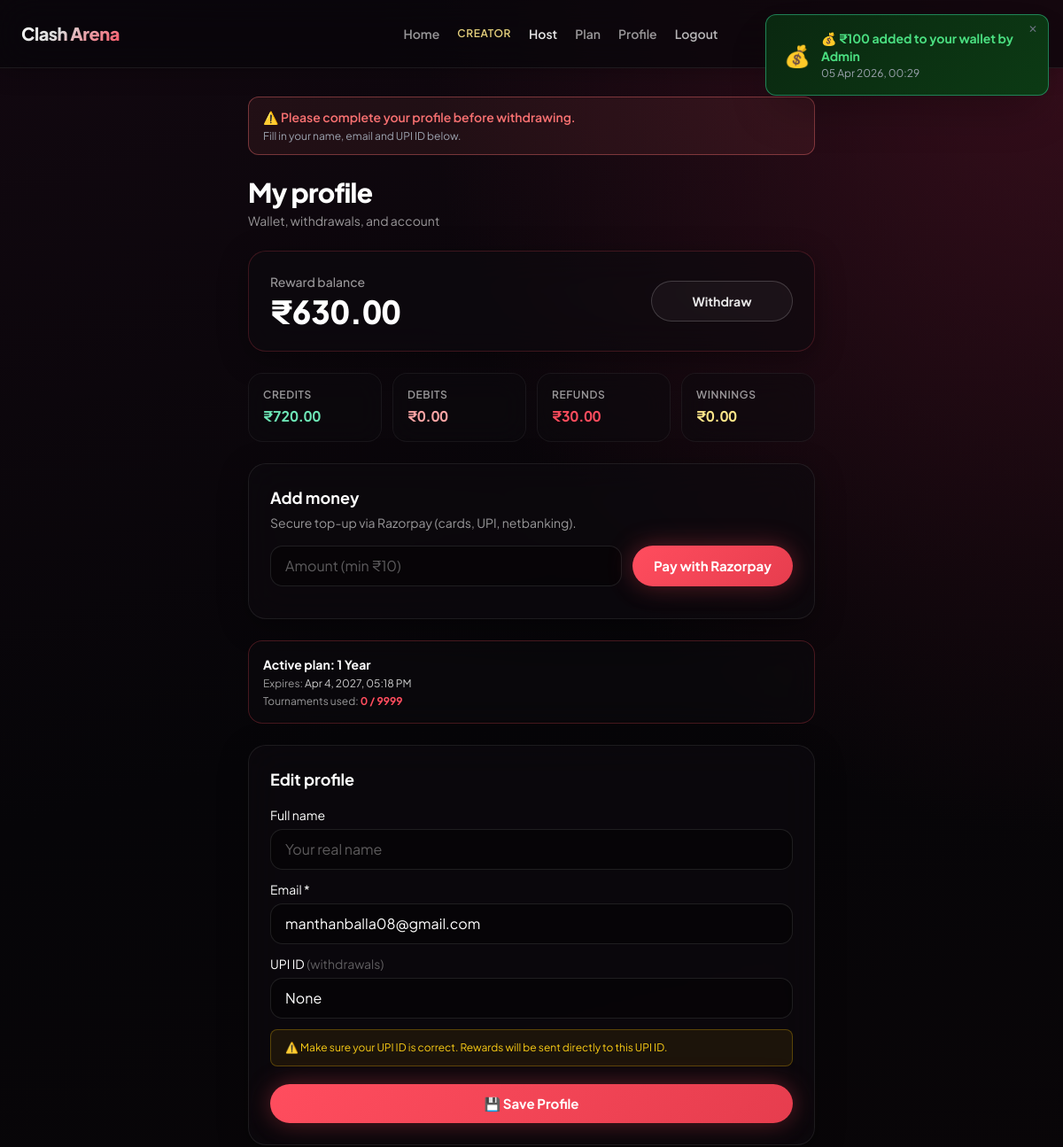
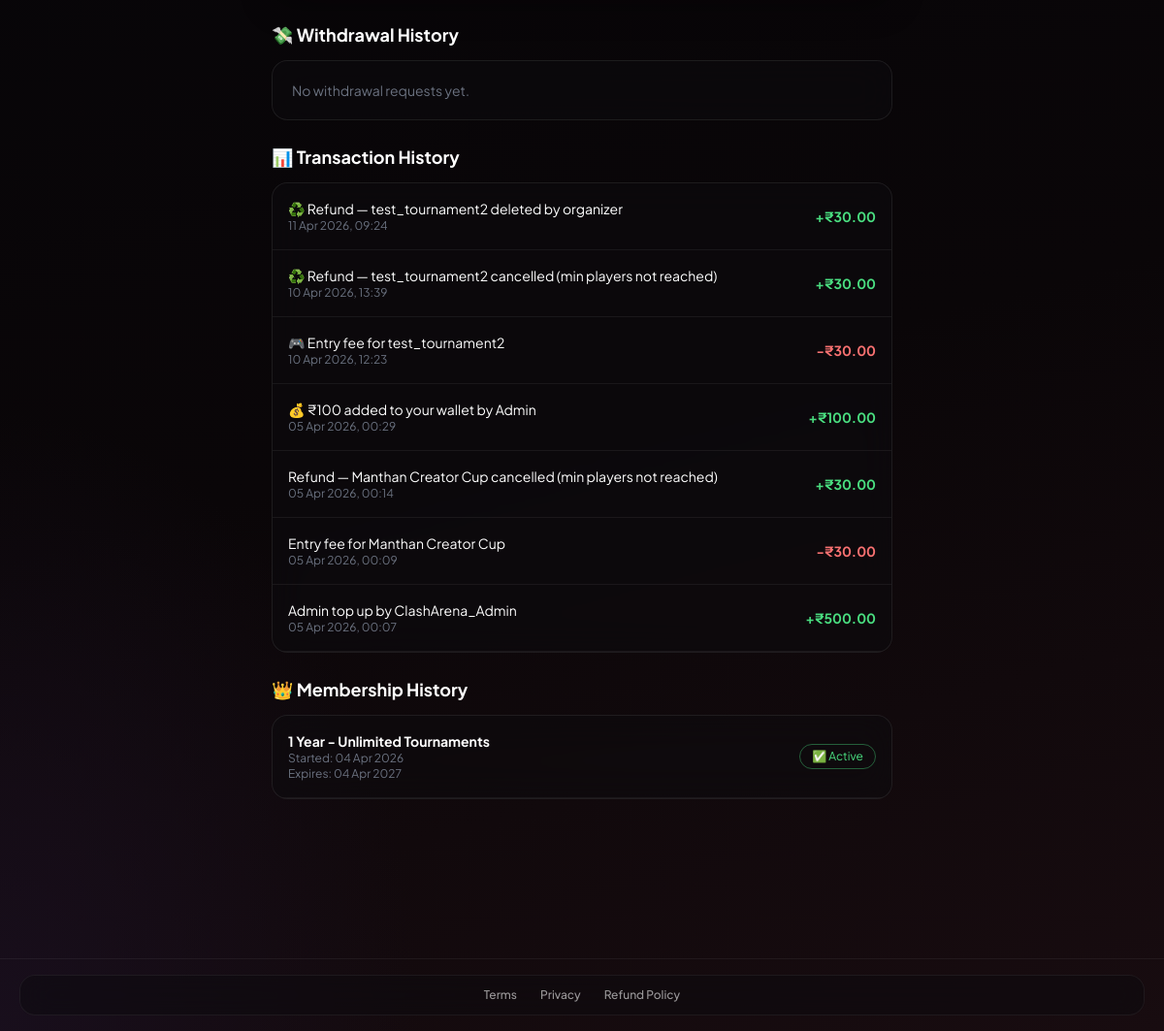
Screenshot of /profile/?incomplete=1 (signed in) with the database file from the repository (2 pictures, top to bottom).
### core/models.py (models this page shows, shortened)
class Transaction(models.Model):
    TYPE_CHOICES = [
        ('credit', 'Credit'),
        ('debit', 'Debit'),
    ]
    REASON_CHOICES = [
        ('tournament_join', 'Tournament Join'),
        ('tournament_refund', 'Tournament Refund'),
        ('tournament_win', 'Tournament Win'),
        ('creator_share', 'Creator Share'),
        ('admin_share', 'Admin Share'),
        ('withdrawal', 'Withdrawal'),
        ('withdrawal_refund', 'Withdrawal Refund'),
        ('admin_topup', 'Admin Top Up'),
    ]
    CATEGORY_CHOICES = [
        ('credit', 'Credit'),
        ('debit', 'Debit'),
        ('refund', 'Refund'),
        ('winning', 'Winning'),
    ]
    user = models.ForeignKey(User, on_delete=models.CASCADE, related_name='transactions')
    transaction_type = models.CharField(max_length=10, choices=TYPE_CHOICES)
    category = models.CharField(max_length=20, choices=CATEGORY_CHOICES, default='credit')
    reason = models.CharField(max_length=30, choices=REASON_CHOICES)
    amount = models.DecimalField(max_digits=10, decimal_places=2)
    tournament = models.ForeignKey('Tournament', on_delete=models.SET_NULL, null=True, blank=True, related_name='transactions')
    payment = models.ForeignKey('Payment', on_delete=models.SET_NULL, null=True, blank=True, related_name='transactions')
    description = models.CharField(max_length=255, blank=True)
    created_at = models.DateTimeField(auto_now_add=True)

class Profile(models.Model):
    PLAN_CHOICES = [
        ('none', 'No Plan'),
        ('1month', '1 Month'),
        ('3month', '3 Months'),
        ('1year', '1 Year'),
    ]
    user = models.OneToOneField(User, on_delete=models.CASCADE)
    is_creator = models.BooleanField(default=False)
    is_admin = models.BooleanField(default=False)
    upi_id = models.CharField(max_length=100, blank=True, null=True)
    reward_balance = models.DecimalField(max_digits=10, decimal_places=2, default=0.00)
    creator_plan = models.CharField(max_length=20, choices=PLAN_CHOICES, default='none')
    plan_expiry = models.DateTimeField(null=True, blank=True)
    tournaments_created_this_month = models.IntegerField(default=0)
    def plan_active(self):
        from django.utils import timezone
        if self.creator_plan == 'none':
            return False
        if self.plan_expiry and self.plan_expiry > timezone.now():
            return True
        return False
    def tournament_limit(self):
        if self.creator_plan == '1month':
            return 30
        elif self.creator_plan == '3month':
            return 90
        elif self.creator_plan == '1year':
            return 9999
        return 0

class CreatorMembership(models.Model):
    PLAN_CHOICES = [
        ('1month', '1 Month - 30 Tournaments'),
        ('3month', '3 Months - 90 Tournaments'),
        ('1year', '1 Year - Unlimited Tournaments'),
    ]
    user = models.ForeignKey(User, on_delete=models.CASCADE)
    plan = models.CharField(max_length=20, choices=PLAN_CHOICES)
    started_at = models.DateTimeField(auto_now_add=True)
    expires_at = models.DateTimeField()
    is_active = models.BooleanField(default=True)

### core/views.py (the view, shortened to what this page needs)
# urls.py: path('profile/', profile_view, name='profile'),
@login_required
def profile_view(request):
    profile = request.user.profile
    withdrawal_requests = WithdrawalRequest.objects.filter(
        user=request.user
    ).order_by('-requested_at')
    memberships = CreatorMembership.objects.filter(
        user=request.user
    ).order_by('-started_at')
    transactions = Transaction.objects.filter(
        user=request.user
    ).order_by('-created_at')[:30]
    breakdown = {'credit': Decimal('0.00'), 'debit': Decimal('0.00'), 'refund': Decimal('0.00'), 'winning': Decimal('0.00')}
    all_tx = Transaction.objects.filter(user=request.user)
    for tx in all_tx:
        breakdown[tx.category] = breakdown.get(tx.category, Decimal('0.00')) + tx.amount
    recent_topup = Transaction.objects.filter(
        user=request.user,
        reason='admin_topup'
    ).order_by('-created_at').first()
    return render(request, 'profile.html', {
        'profile': profile,
        'withdrawal_requests': withdrawal_requests,
        'memberships': memberships,
        'transactions': transactions,
        'recent_topup': recent_topup,
        'wallet_breakdown': breakdown,
        'razorpay_key_id': settings.RAZORPAY_KEY_ID,
    })

### core/context_processors.py (called while the page is built)
def unread_notifications(request):
    if request.user.is_authenticated:
        count = Notification.objects.filter(
            user=request.user, is_read=False
        ).count()
        return {'unread_count': count}
    return {'unread_count': 0}

### templates/profile.html (shortened to what this page needs)
{% extends "base.html" %}
{% block content %}
<div class="max-w-2xl mx-auto px-4 py-8">
    {% if recent_topup %}
    <div id="topupToast"
         class="fixed top-4 right-4 z-50 rounded-xl px-5 py-4 shadow-2xl border max-w-xs"
         style="background: linear-gradient(135deg, #0a2810, #0c3a14); border-color: rgba(52,211,153,0.5);">
        <div class="flex items-center gap-3">
            <span class="text-2xl">💰</span>
            <div>
                <p class="text-green-400 font-bold text-sm">{{ recent_topup.description }}</p>
                <p class="text-gray-400 text-xs mt-0.5">{{ recent_topup.created_at|date:"d M Y, H:i" }}</p>
            </div>
        </div>
        <button onclick="document.getElementById('topupToast').style.display='none'"
                class="absolute top-2 right-3 text-gray-500 text-xs hover:text-white">✕</button>
    </div>
    {% endif %}
    {% if request.GET.incomplete %}
    <div class="rounded-xl px-4 py-3 mb-6 border"
         style="background: rgba(248,113,113,0.08); border-color: rgba(248,113,113,0.4);">
        <p class="text-red-400 text-sm font-semibold">⚠️ Please complete your profile before withdrawing.</p>
        <p class="text-gray-400 text-xs mt-1">Fill in your name, email and UPI ID below.</p>
    </div>
    {% endif %}
    <h1 class="text-2xl sm:text-3xl font-extrabold text-white mb-1 tracking-tight">My profile</h1>
    <p class="ca-muted text-sm mb-6">Wallet, withdrawals, and account</p>
    <div class="ca-glass p-5 sm:p-6 mb-6 flex flex-col sm:flex-row sm:items-center sm:justify-between gap-4 border border-ca-accent/20">
        <div>
            <p class="ca-muted text-sm font-medium">Reward balance</p>
            <p class="text-3xl sm:text-4xl font-extrabold text-white mt-1 tabular-nums">₹{{ profile.reward_balance }}</p>
        </div>
        <a href="/withdraw/" class="ca-btn-outline text-center min-h-[2.75rem] sm:min-w-[10rem] font-bold text-sm shrink-0">
            Withdraw
        </a>
    </div>
    <div class="grid grid-cols-2 lg:grid-cols-4 gap-3 mb-6">
        <div class="ca-glass-sm p-3 sm:p-4">
            <p class="text-[10px] sm:text-xs ca-muted uppercase tracking-wider font-semibold">Credits</p>
            <p class="text-sm sm:text-base font-bold text-emerald-300 mt-1 tabular-nums">₹{{ wallet_breakdown.credit }}</p>
        </div>
        <div class="ca-glass-sm p-3 sm:p-4">
            <p class="text-[10px] sm:text-xs ca-muted uppercase tracking-wider font-semibold">Debits</p>
            <p class="text-sm sm:text-base font-bold text-red-300 mt-1 tabular-nums">₹{{ wallet_breakdown.debit }}</p>
        </div>
        <div class="ca-glass-sm p-3 sm:p-4">
            <p class="text-[10px] sm:text-xs ca-muted uppercase tracking-wider font-semibold">Refunds</p>
            <p class="text-sm sm:text-base font-bold text-ca-accent mt-1 tabular-nums">₹{{ wallet_breakdown.refund }}</p>
        </div>
        <div class="ca-glass-sm p-3 sm:p-4">
            <p class="text-[10px] sm:text-xs ca-muted uppercase tracking-wider font-semibold">Winnings</p>
            <p class="text-sm sm:text-base font-bold text-amber-200 mt-1 tabular-nums">₹{{ wallet_breakdown.winning }}</p>
        </div>
    </div>
    <div class="ca-glass p-5 sm:p-6 mb-6">
        <h2 class="text-lg font-bold text-white mb-1">Add money</h2>
        <p class="ca-muted text-sm mb-4">Secure top-up via Razorpay (cards, UPI, netbanking).</p>
        <div class="flex flex-col sm:flex-row gap-3">
            <input id="topupAmount" type="number" min="10" step="1" placeholder="Amount (min ₹10)"
                   class="ca-input flex-1">
            <button id="topupBtn" type="button" class="ca-btn shrink-0 w-full sm:w-auto min-w-[11rem]">
                Pay with Razorpay
            </button>
        </div>
    </div>
    {% if profile.plan_active %}
    <div class="ca-glass-sm border border-ca-accent/25 p-4 mb-6">
        <p class="text-white font-bold text-sm">Active plan: {{ profile.get_creator_plan_display }}</p>
        <p class="ca-muted text-xs mt-1">Expires: <span class="local-time text-white/80" data-utc="{{ profile.plan_expiry|date:'c' }}"></span></p>
        <p class="ca-muted text-xs mt-1">
            Tournaments used: <span class="text-ca-accent font-bold">{{ profile.tournaments_created_this_month }} / {{ profile.tournament_limit }}</span>
        </p>
    </div>
    {% endif %}
    <form method="POST" class="ca-glass p-6 mb-6">
        <h2 class="text-lg font-bold text-white mb-4">Edit profile</h2>
        <label class="ca-label text-sm mb-1.5 block">Full name</label>
        <input type="text" name="first_name"
               value="{{ request.user.first_name }}"
               placeholder="Your real name"
               class="ca-input mb-3">
        <label class="ca-label text-sm mb-1.5 block">Email *</label>
        <input type="email" name="email"
               value="{{ request.user.email }}"
               placeholder="your@email.com" required
               class="ca-input mb-3">
        <label class="ca-label text-sm mb-1.5 block">UPI ID <span class="text-white/35">(withdrawals)</span></label>
        <input type="text" name="upi_id"
               value="{{ profile.upi_id }}"
               placeholder="yourname@upi"
               class="ca-input mb-3">
        <div class="rounded-lg px-4 py-3 mb-5 border"
             style="background: rgba(234,179,8,0.08); border-color: rgba(234,179,8,0.3);">
            <p class="text-yellow-400 text-xs">
                ⚠️ Make sure your UPI ID is correct. Rewards will be sent directly to this UPI ID.
            </p>
        </div>
        <button type="submit"
                class="w-full ca-btn w-full">
            💾 Save Profile
        </button>
    </form>
    <h2 class="text-lg font-bold text-white mb-3">💸 Withdrawal History</h2>
    <div class="ca-panel mb-6">
        {% for w in withdrawal_requests %}
        <div class="flex items-center justify-between p-4 border-b border-white/[0.06]">
            <div>
                <p class="text-white font-bold text-sm">₹{{ w.amount }}</p>
                <p class="text-gray-500 text-xs">{{ w.upi_id }}</p>
                <p class="text-gray-600 text-xs">{{ w.requested_at|date:"d M Y, H:i" }}</p>
            </div>
            {% if w.status == 'pending' %}
                <span class="text-yellow-400 text-xs border border-yellow-400/40 px-3 py-1 rounded-full">⏳ Pending</span>
            {% elif w.status == 'approved' %}
                <span class="text-green-400 text-xs border border-green-400/40 px-3 py-1 rounded-full">✅ Approved</span>
            {% else %}
                <span class="text-red-400 text-xs border border-red-400/40 px-3 py-1 rounded-full">❌ Rejected</span>
            {% endif %}
        </div>
        {% empty %}
        <p class="text-gray-500 text-sm p-5">No withdrawal requests yet.</p>
        {% endfor %}
    </div>
    <h2 class="text-lg font-bold text-white mb-3">📊 Transaction History</h2>
    <div class="ca-panel mb-6">
        {% for t in transactions %}
        <div class="flex items-center justify-between p-4 border-b border-white/[0.06] gap-2">
            <div class="flex-1 min-w-0">
                <p class="text-white text-sm truncate">{{ t.description }}</p>
                <p class="text-gray-500 text-xs">{{ t.created_at|date:"d M Y, H:i" }}</p>
            </div>
            {% if t.transaction_type == 'credit' %}
                <span class="text-green-400 font-bold text-sm flex-shrink-0">+₹{{ t.amount }}</span>
            {% else %}
                <span class="text-red-400 font-bold text-sm flex-shrink-0">-₹{{ t.amount }}</span>
            {% endif %}
        </div>
        {% empty %}
        <p class="text-gray-500 text-sm p-5">No transactions yet.</p>
        {% endfor %}
    </div>
    {% if memberships %}
    <h2 class="text-lg font-bold text-white mb-3">👑 Membership History</h2>
    <div class="ca-panel mb-6">
        {% for m in memberships %}
        <div class="flex items-center justify-between p-4 border-b border-white/[0.06]">
            <div>
                <p class="font-bold text-white text-sm">{{ m.get_plan_display }}</p>
                <p class="text-gray-500 text-xs">Started: {{ m.started_at|date:"d M Y" }}</p>
                <p class="text-gray-500 text-xs">Expires: {{ m.expires_at|date:"d M Y" }}</p>
            </div>
            {% if m.is_active %}
                <span class="text-green-400 text-xs border border-green-400/40 px-3 py-1 rounded-full">✅ Active</span>
            {% else %}
                <span class="text-red-400 text-xs border border-red-400/40 px-3 py-1 rounded-full">❌ Expired</span>
            {% endif %}
        </div>
        {% endfor %}
    </div>
    {% endif %}
</div>
{% endblock %}

### templates/base.html (style rules this page uses)
:root { --ca-accent: #ff4d5e; --ca-accent-hover: #ff6b7a; --ca-glass: rgba(14, 11, 16, 0.62); --ca-glass-border: rgba(255, 255, 255, 0.08); --ca-text-muted: rgba(255, 255, 255, 0.58); }
html { height: 100%; -webkit-tap-highlight-color: transparent; }
html, body { overflow-x: hidden; max-width: 100vw; }
body { min-height: 100%; height: 100%; font-family: 'Plus Jakarta Sans', system-ui, sans-serif; color: #f4f4f5; background-color: var(--ca-deep, #060508); background-image: radial-gradient(ellipse 120% 80% at 100% 0%, rgba(90, 20, 40, 0.55) 0%, transparent 50%), radial-gradient(ellipse 80% 60% at 0% 100%, rgba(25, 15, 30, 0.9) 0%, transparent 45%), linear-gradient(165deg, #120810 0%, #060508 35%, #0a0608 70%, #180c10 100%); background-attachment: fixed; }
.ca-glass { background: var(--ca-glass); backdrop-filter: blur(20px); -webkit-backdrop-filter: blur(20px); border: 1px solid var(--ca-glass-border); border-radius: 1.25rem; box-shadow: 0 8px 32px rgba(0, 0, 0, 0.35); }
.ca-glass-sm { background: rgba(12, 10, 14, 0.5); backdrop-filter: blur(16px); -webkit-backdrop-filter: blur(16px); border: 1px solid rgba(255, 255, 255, 0.06); border-radius: 1rem; }
.ca-panel { background: rgba(14, 11, 16, 0.55); backdrop-filter: blur(18px); -webkit-backdrop-filter: blur(18px); border: 1px solid rgba(255, 255, 255, 0.08); border-radius: 1rem; overflow: hidden; }
.ca-btn { display: inline-flex; align-items: center; justify-content: center; min-height: 2.75rem; padding: 0.75rem 1.5rem; font-weight: 700; font-size: 0.9375rem; line-height: 1.25; border-radius: 9999px; background: linear-gradient(135deg, var(--ca-accent) 0%, #e63d4e 100%); color: #fff; box-shadow: 0 0 28px rgba(255, 77, 94, 0.35), 0 6px 20px rgba(0, 0, 0, 0.35); transition: transform 0.15s ease, box-shadow 0.15s ease, filter 0.15s ease; }
.ca-btn-outline { display: inline-flex; align-items: center; justify-content: center; min-height: 2.75rem; padding: 0.75rem 1.25rem; font-weight: 600; font-size: 0.875rem; border-radius: 9999px; border: 1px solid rgba(255, 255, 255, 0.18); color: rgba(255, 255, 255, 0.9); background: rgba(255, 255, 255, 0.04); transition: background 0.15s ease, border-color 0.15s ease; }
.ca-input { width: 100%; min-height: 2.75rem; padding: 0.625rem 1rem; border-radius: 0.875rem; background: rgba(0, 0, 0, 0.35); border: 1px solid rgba(255, 255, 255, 0.1); color: #fff; font-size: 1rem; transition: border-color 0.15s ease, box-shadow 0.15s ease; }
.ca-input::placeholder { color: rgba(255, 255, 255, 0.35); }
.ca-muted { color: var(--ca-text-muted); }

### rows the page displays
Transaction: description "💰 ₹100 added to your wallet by Admin", created_at "05 Apr 2026, 00:29", amount "100.00"
Profile: reward_balance "630.00", creator_plan "1 Year", tournaments_created_this_month "0", tournament_limit "9999", upi_id "None"
Transaction: description "♻️ Refund — test_tournament2 deleted by organizer", created_at "11 Apr 2026, 09:24", amount "30.00"
Transaction: description "♻️ Refund — test_tournament2 cancelled (min players not reached)", created_at "10 Apr 2026, 13:39", amount "30.00"
Transaction: description "🎮 Entry fee for test_tournament2", created_at "10 Apr 2026, 12:23", amount "30.00"
Transaction: description "Refund — Manthan Creator Cup cancelled (min players not reached)", created_at "05 Apr 2026, 00:14", amount "30.00"
Transaction: description "Entry fee for Manthan Creator Cup", created_at "05 Apr 2026, 00:09", amount "30.00"
Transaction: description "Admin top up by ClashArena_Admin", created_at "05 Apr 2026, 00:07", amount "500.00"
CreatorMembership: plan "1 Year - Unlimited Tournaments", started_at "04 Apr 2026", expires_at "04 Apr 2027", is_active "✅ Active"

### other values shown
{{ wallet_breakdown.credit }} "720.00"
{{ wallet_breakdown.debit }} "0.00"
{{ wallet_breakdown.refund }} "30.00"
{{ wallet_breakdown.winning }} "0.00"
